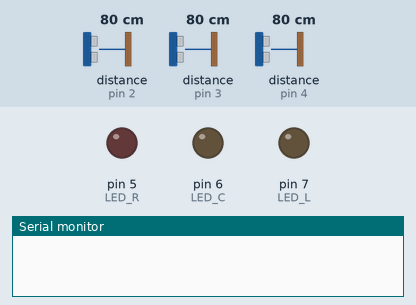
This sketch was run on a simulated Arduino Uno, built with avr-gcc and run on an emulated ATmega328P. Parts: output pins drawn as LEDs (lit = HIGH), the last lines printed to the serial monitor. Wiring (inferred from the names in the program): 3 × ultrasonic range finder: trigger pin 2, echo pin 2 / trigger pin 3, echo pin 3 / trigger pin 4, echo pin 4. Inputs (shaded band) come from the test bench; at power-on: distance to the obstacle (sensors on pin 2, pin 3, pin 4) 80 cm. The echo pulse lasts 58.3 µs per cm.

Above: at 1.2 s.
1.3 s: distance to the obstacle (sensor on pin 2) set to 23 cm
2.8 s: distance to the obstacle (sensor on pin 2) set to 18 cm
At 3.7 s:
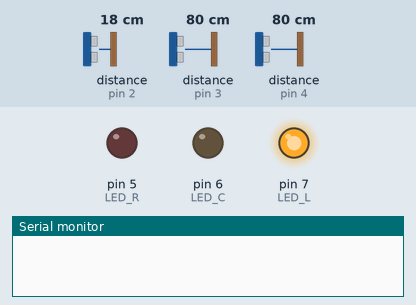
4.3 s: distance to the obstacle (sensor on pin 3) set to 22 cm
5.8 s: distance to the obstacle (sensor on pin 3) set to 19 cm
At 7.0 s:
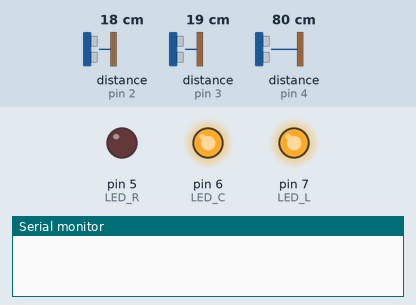
7.3 s: distance to the obstacle (sensor on pin 4) set to 21 cm
8.8 s: distance to the obstacle (sensor on pin 4) set to 18 cm
At 10.3 s:
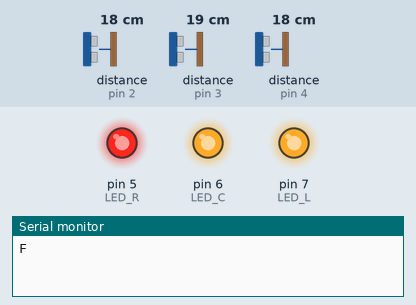
Timing chart, 0 to 11.3 s (numbered marks = the images above; inputs shaded):
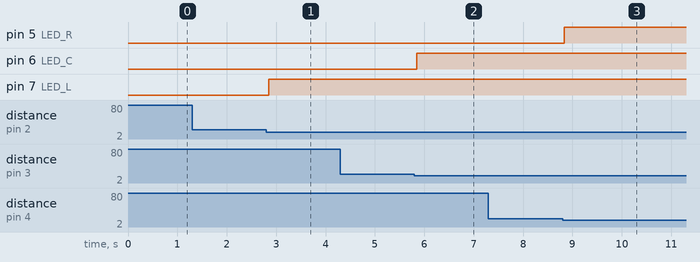

The sketch:

interactive_fainting_4.ino
```cpp
const int ping_L = 2;
const int ping_C = 3;
const int ping_R = 4;
const int LED_L = 7;
const int LED_C = 6;
const int LED_R = 5;

const int LED = 13;

const int maxD = 20;

long duration, cm;

int slide = 0;
boolean left = false;
boolean center = false;
boolean right = false;

long int lastTouch = -1;
int resetAfter = 1000;
int afterSlideDelay = 500;
int afterSlideOppositeDelay = 1500;

int SLIDELEFT_BEGIN = -1;
int SLIDELEFT_TO_CENTER = -2;

int SLIDENONE = 0;

int SLIDERIGHT_BEGIN = 1;
int SLIDERIGHT_TO_CENTER = 2;


void setup() {
  Serial.begin(9600);
  // Serial.println("Hello, This is Interactive Fainting");

  pinMode(LED_L, OUTPUT);
  pinMode(LED_C, OUTPUT);
  pinMode(LED_R, OUTPUT);
}


void loop() {
  left = ping(ping_L, LED_L);
  center = ping(ping_C, LED_C);
  right = ping(ping_R, LED_R);

  if (left || center || right) {
    lastTouch = millis();
  }

  if (millis()-lastTouch>resetAfter) {
    slide = 0;
    digitalWrite(LED, LOW);
    // Serial.println("Reset slide and timer.");
  }

  if (slide >= SLIDENONE) {
    if ((left) && (!right))
      slide = SLIDERIGHT_BEGIN;
    if (center && (slide == SLIDERIGHT_BEGIN))
      slide = SLIDERIGHT_TO_CENTER;
    if (right && (slide == SLIDERIGHT_TO_CENTER))
      slideNow('R');
  }

  if (slide <= SLIDENONE) {
    if (right && (!left))
      slide = SLIDELEFT_BEGIN;
    if (center &&slide == SLIDELEFT_BEGIN)
      slide = SLIDELEFT_TO_CENTER;
    if (left && slide == SLIDELEFT_TO_CENTER) {
      slideNow('L');
    }
  }

  delay(50);
}


boolean ping(int pingPin, int ledPin) {
  int d = getDistance(pingPin);
  boolean pinActivated = false;
  if (d < maxD) {
    digitalWrite(ledPin, HIGH);
    pinActivated = true;
    // Serial.print("Now Activated ");
    // Serial.println(ledPin);
  } else {
    digitalWrite(ledPin, LOW);
    pinActivated = false;
  }
  return pinActivated;
}

long getDistance(int pingPin) {
  //distance of ping
  pinMode(pingPin, OUTPUT);
  digitalWrite(pingPin, LOW);
  delayMicroseconds(2);
  digitalWrite(pingPin, HIGH);
  delayMicroseconds(5);
  digitalWrite(pingPin, LOW);

  pinMode(pingPin, INPUT);

  duration = pulseIn(pingPin, HIGH);

  cm = microsecondsToCentimeters(duration);

  return cm;
}

long microsecondsToCentimeters(long microseconds) {
  // The speed of sound is 340 m/s or 29 microseconds per centimeter.
  // The ping travels out and back, so to find the distance of the object we
  // take half of the distance travelled.
  return microseconds / 29 / 2;
}

void slideNow(char direction) {
  if ('R' == direction)
    Serial.println("F");
  if ('L' == direction)
    Serial.println("B");
  digitalWrite(LED, HIGH);
  delay(afterSlideDelay);
  slide = SLIDENONE;
}
```

Measured:
- the behaviour switches between 21 and 20 cm on distance to the obstacle (sensor on pin 2) (found by bisection; images 0 and 1)
- the behaviour switches between 21 and 20 cm on distance to the obstacle (sensor on pin 3) (found by bisection; images 1 and 2)
- the behaviour switches between 20 and 19 cm on distance to the obstacle (sensor on pin 4) (found by bisection; images 2 and 3)
- after the input at 1.3 s, every drawn part: stays the same
- after the input at 2.8 s, pin 7 (LED_L): LOW → HIGH after 0.05 s
- after the input at 4.3 s, every drawn part: stays the same
- after the input at 5.8 s, pin 6 (LED_C): LOW → HIGH after 0.05 s
- after the input at 7.3 s, every drawn part: stays the same
- after the input at 8.8 s, pin 5 (LED_R): LOW → HIGH at once
